Frame 1 (no input): blank canvas, image omitted
Frame 60 (the mouse pressed at the canvas centre just before this capture): blank canvas, image omitted
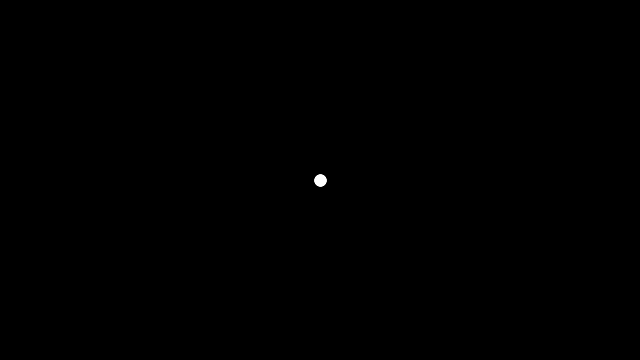
Frame 120 (the mouse held since frame 60 and released just before this capture)

The Processing sketch whose frames 1 and 60 were blank and that drew this single picture after the mouse press (run headless with seeded random() and noise(); from frame 60 on, the mouse is pressed at the canvas centre):

// Processing sketch: Animator
// ── Animator.pde
/**
 * Animator.
 * 
 * Click and drag to draw and start the program.
 * 
 * A simple animation tool that displays a continuous cycle of
 * twenty-four images. Each image is displayed for 30 milliseconds 
 * to create animation. While each image is displayed, it’s possible 
 * to draw directly into it by pressing the mouse and moving the cursor. 
 * 
 */

int currentFrame = 0;
PImage[] frames = new PImage[24];
int lastTime = 0;

void setup() {
  size(640, 360);
  strokeWeight(12);
  background(0);
  stroke(255);
  for (int i = 0; i < frames.length; i++) {
    frames[i] = get(); // Create a blank frame
  }
}

void draw() {
  int currentTime = millis();
  if (currentTime > lastTime+30) {
    nextFrame();
    lastTime = currentTime;
  }
  if (mousePressed == true) {
    line(pmouseX, pmouseY, mouseX, mouseY);
  }
}

void nextFrame() 
{
  frames[currentFrame] = get(); // Get the display window
  currentFrame++; // Increment to next frame
  if (currentFrame >= frames.length) {
    currentFrame = 0;
  }
  image(frames[currentFrame], 0, 0);
}
